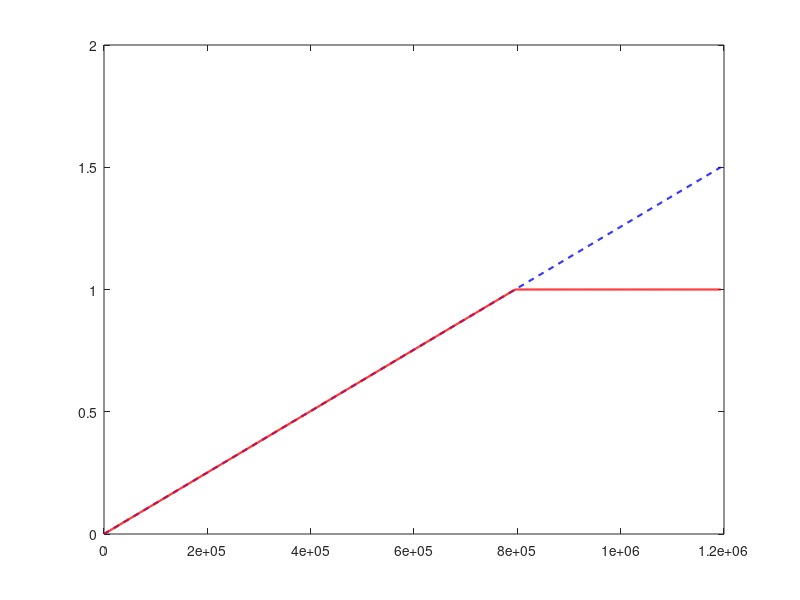

Source code (MATLAB): (Note: this script raises an error after producing the figure.)
clc;

B = 4;      % flux density (B) in Tesla
B_sat = 1;  % saturation flux density (B_sat) in Tesla
Ac = 1;     % cross-sectional area (A_c) in m²
U0 = 4 * pi * 1e-7; % Permeability of free space [H/m]
Ur = 1;     % relative permeability 
i = 1;      % winding current (i) in Amperes
lm = 1;     % core length (l_m) in meters
n = 1;      % number of turns

% Calculate magnetic flux (Phi)
Phi = B * Ac;

% Compute magnetic field strength (H)
H = (n * i) / lm; % [A/m]

% Linear model (no saturation)
U = Ur * U0; % Core permeability [H/m]
B_linear = U0 * Ur * H;

% Piecewise model (with saturation)
if abs(B_linear) <= B_sat
    B_piecewise = B_linear;
else
    B_piecewise = sign(B_linear) * B_sat; % Clamp to B_sat
end

%% Derived Parameters
I_sat = (B_sat * lm) / (U * n); % Saturation current [A] 
L = (U * n^2 * Ac) / lm; % Inductance [H]


%%  Display flux result
fprintf('\nMagnetic Flux (Φ): %.4f Weber (Wb)\n', Phi);
%% Display Results for Input Current
fprintf('\n--- Results for Input Current ---\n');
fprintf('Magnetic Field Strength (H): %.2f A/m\n', H);
fprintf('Linear Model Flux Density (B_linear): %.9f T (%.3f uT) \n', B_linear, B_linear * 1e6);
fprintf('Piecewise Model Flux Density (B_piecewise): %.9f (%.3f uT) T\n', B_piecewise, B_piecewise * 1e6);

%% Plot B-H Characteristics
% Generate H values for plotting
H_max = (B_sat / (U0 * Ur)) * 1.5; % Extend beyond saturation
H_range = linspace(0, H_max, 1000); % Range of H [A/m]

% Linear model (B = μ₀μ_r*H)
B_linear_range = U0 * Ur * H_range;

% Piecewise model (saturation)
B_piecewise_range = U0 * Ur * H_range;
B_piecewise_range(abs(B_piecewise_range) > B_sat) = ...
    sign(B_piecewise_range(abs(B_piecewise_range) > B_sat)) * B_sat;

% Plot
figure;
plot(H_range, B_linear_range, 'b--', 'LineWidth', 1.5); hold on;
plot(H_range, B_piecewise_range, 'r', 'LineWidth', 1.5);
xline(H, 'k:', 'LineWidth', 1.5); % Mark input H value
yline(B_sat, 'k--', 'LineWidth', 1.5); % Mark B_sat
xlabel('Magnetic Field Strength (H) [A/m]');
ylabel('Flux Density (B) [T]');
title('B-H Characteristic of Magnetic Core');
legend('Linear Model', 'Piecewise Model (Saturation)', 'Input H', 'B_{sat}', 'Location', 'southeast');
grid on;

%% Display Saturation current and Inductance Parameters
fprintf('\n--- Key Parameters ---\n');
fprintf('Inductance (L): %.9f H (%.3f uH)\n', L, L * 1e6);
fprintf('Saturation Current (I_sat): %.4f A\n', I_sat);